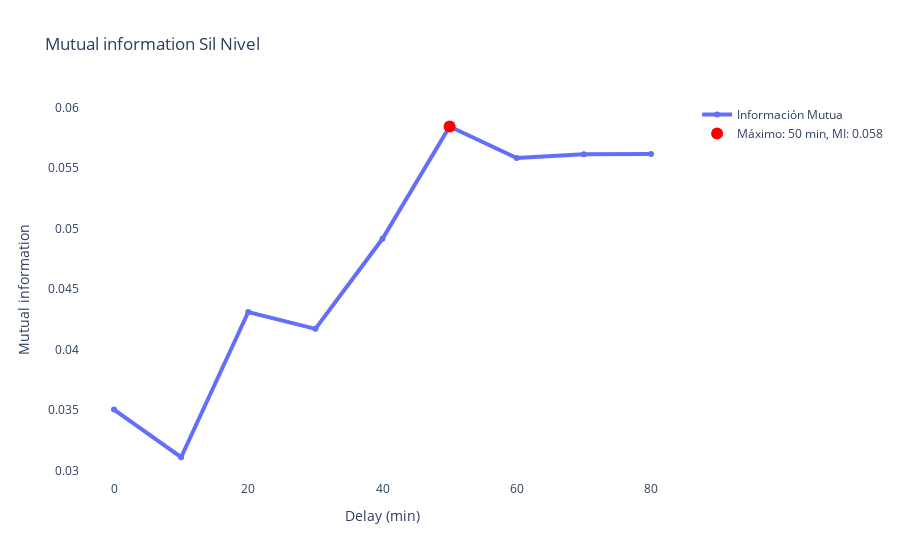

Notebook code for this chart:
### Markdown cell above
# 4. Cross-Correlation

### Code cell
MIN_DELAY_MINUTES = 0  
MAX_DELAY_MINUTES = 80  
STEP = 10          

delays_minutes = np.arange(MIN_DELAY_MINUTES, MAX_DELAY_MINUTES + STEP, STEP)
delays_steps = delays_minutes // 10  

mi_values = []
for d in delays_steps:
    sil_shifted = merged_std['sil_std'].shift(d)
    df_temp = pd.DataFrame({
        'nivel_std': merged_std['nivel_std'],
        'sil_shifted': sil_shifted
    }).dropna()
    
    if len(df_temp) > 0:
        X = df_temp['nivel_std'].values.reshape(-1, 1)
        y_vals = df_temp['sil_shifted'].values
        mi = mutual_info_regression(X, y_vals, random_state=0)[0]
    else:
        mi = np.nan
    mi_values.append(mi)

mi_values = np.array(mi_values)

best_idx = np.nanargmax(mi_values)
best_delay_minutes = delays_minutes[best_idx]
best_mi = mi_values[best_idx]

fig = go.Figure()
fig.add_trace(go.Scatter(
    x=delays_minutes,
    y=mi_values,
    mode='lines+markers',
    name='Información Mutua',
    line=dict(width=4)  # Engrosar la línea
))
fig.add_trace(go.Scatter(
    x=[best_delay_minutes],
    y=[best_mi],
    mode='markers',
    marker=dict(color='red', size=12),
    name=f'Máximo: {best_delay_minutes} min, MI: {best_mi:.3f}'
))

fig.update_layout(
    title="Mutual information Sil Nivel",
    xaxis_title="Delay (min)",
    yaxis_title="Mutual information",
    plot_bgcolor='white',
    paper_bgcolor='white'
)

fig.show()

### Figure 1 — Plotly figure (JSON) as saved in the notebook; plotly's stock layout.template omitted (floating-point values rounded to 4 significant figures)
{"data": [{"line": {"width": 4}, "mode": "lines+markers", "name": "Información Mutua", "type": "scatter", "x": [0, 10, 20, 30, 40, 50, 60, 70, 80], "y": [0.03506, 0.03111, 0.04311, 0.04172, 0.04916, 0.05844, 0.05583, 0.05614, 0.05616]}, {"marker": {"color": "red", "size": 12}, "mode": "markers", "name": "Máximo: 50 min, MI: 0.058", "type": "scatter", "x": [50], "y": [0.05844]}], "layout": {"autosize": true, "paper_bgcolor": "white", "plot_bgcolor": "white", "title": {"text": "Mutual information Sil Nivel"}, "xaxis": {"autorange": true, "range": [-4.821, 84.82], "title": {"text": "Delay (min)"}, "type": "linear"}, "yaxis": {"autorange": true, "range": [0.0288, 0.06143], "title": {"text": "Mutual information"}, "type": "linear"}}}
